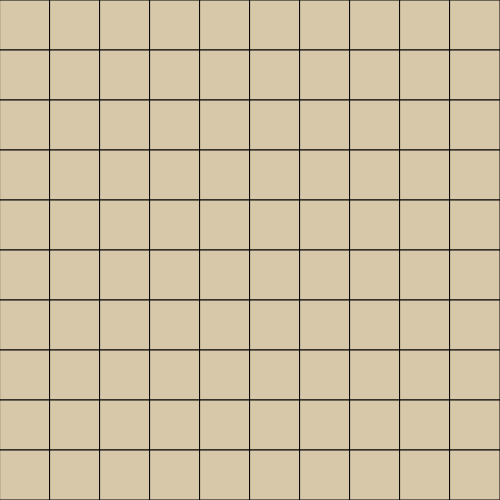
Frame 1 (no input)
Frame 60 (no input): identical to frame 1, image omitted
Frame 120 (the mouse pressed at the canvas centre since frame 60): identical to frame 1, image omitted

The p5.js sketch that drew this single still picture (run headless with seeded random() and noise() and a simulated clock; from frame 60 on, the mouse is pressed at the canvas centre):

// p5.js sketch
// ── sketch.js
let size = 50

function setup(){
  createCanvas(500, 500);
}

function draw(){
  fill(215, 200, 170)
  for (let x = 0; x < 10; x++) {
      for (let i = 0; i < 10; i++) {
        rect(size*x, size*i, size, size)
      }
  }
}
